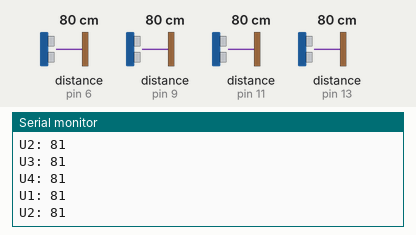
A sketch run on a simulated Arduino Uno, built with avr-gcc and run on an emulated ATmega328P. Shown: the last lines printed to the serial monitor. Wiring (inferred from the names in the program): 4 × ultrasonic range finder: trigger pin 7, echo pin 6 / trigger pin 8, echo pin 9 / trigger pin 10, echo pin 11 / trigger pin 12, echo pin 13. The test bench sets the inputs (shaded band); at power-on: distance to the obstacle (sensors on pin 6, pin 9, pin 11, pin 13) 80 cm. The echo pulse lasts 58.3 µs per cm.

Above: at 2.8 s.
2.9 s: distance to the obstacle (sensor on pin 6) set to 2 cm
At 3.5 s:
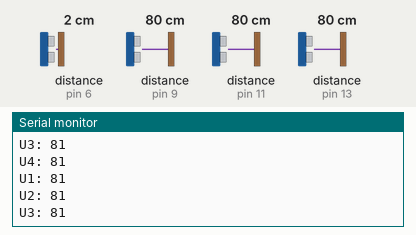
5.6 s: distance to the obstacle (sensor on pin 9) set to 2 cm
At 6.0 s:
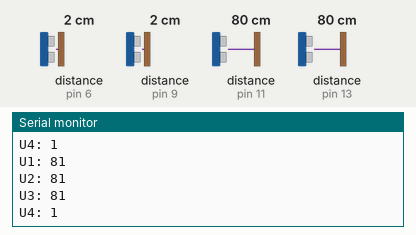
8.3 s: distance to the obstacle (sensor on pin 11) set to 2 cm
At 9.0 s:
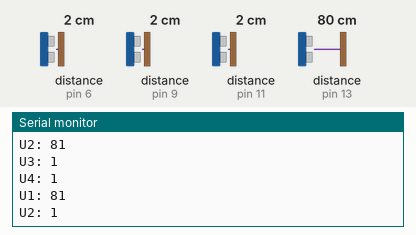
11.0 s: distance to the obstacle (sensor on pin 13) set to 2 cm
At 11.5 s:
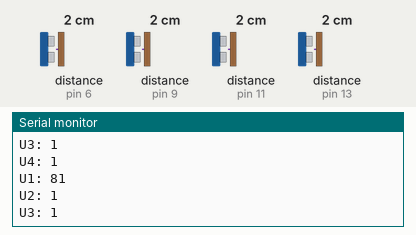
13.7 s: distance to the obstacle (sensor on pin 6) set to 4 cm
At 14.1 s:
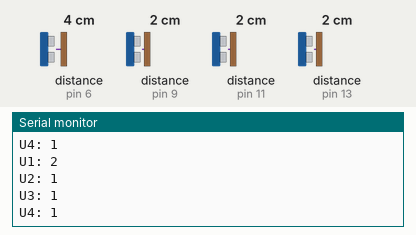
16.4 s: distance to the obstacle (sensor on pin 11) set to 250 cm
At 17.1 s:
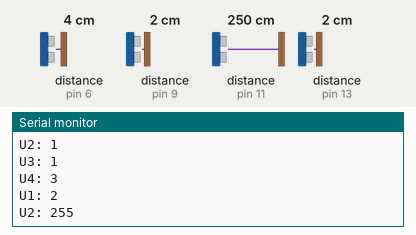
Timing chart, 0 to 19.4 s (numbered marks = the images above; inputs shaded):
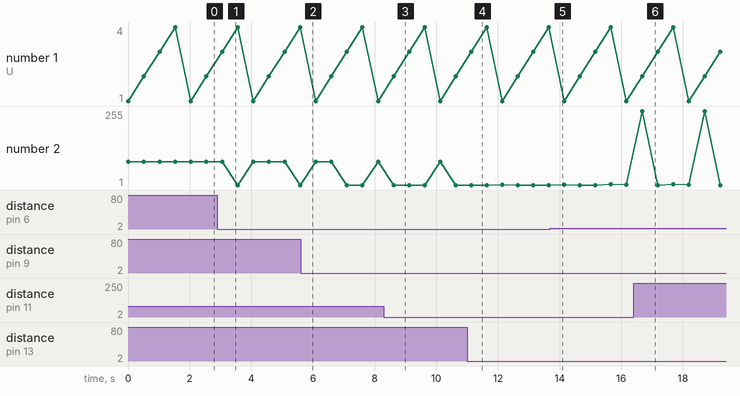

The sketch:

arduino.ino
```cpp
#include <SoftwareSerial.h>

const int echo1 = 13;
const int trig1 = 12;

const int echo2 = 11;
const int trig2 = 10;

const int echo3 = 9;
const int trig3 = 8;

const int echo4 = 6;
const int trig4 = 7;

SoftwareSerial Ultra(2, 3); // RX, TX


int duration = 0;
int distance = 0;

void setup() {
  Serial.begin(115200);
  Ultra.begin(115200);
  pinMode(trig1, OUTPUT);
  pinMode(echo1, INPUT);
  pinMode(trig2, OUTPUT);
  pinMode(echo2, INPUT);
  pinMode(trig3, OUTPUT);
  pinMode(echo3, INPUT);
  pinMode(trig4, OUTPUT);
  pinMode(echo4, INPUT);
}
void loop() {
  ultrasonic1();
  ultrasonic2();
  ultrasonic3();
  ultrasonic4();
}

void ultrasonic1() {
  digitalWrite(trig1, LOW);
  delayMicroseconds(1000);
  digitalWrite(trig1, HIGH);
  delayMicroseconds(1000);
  digitalWrite(trig1, LOW);

  duration = pulseIn(echo1, HIGH);
  distance = (duration/2) / 28.5;
  Serial.print("U1: ");
  Serial.println(distance);
  Ultra.println(distance); //Send Distance to Esp32
  delay(500);
}

void ultrasonic2() {
  digitalWrite(trig2, LOW);
  delayMicroseconds(1000);
  digitalWrite(trig2, HIGH);
  delayMicroseconds(1000);
  digitalWrite(trig2, LOW);

  duration = pulseIn(echo2, HIGH);
  distance = (duration/2) / 28.5;
  Serial.print("U2: ");
  Serial.println(distance);
  Ultra.println(distance); //Send Distance to Esp32
  delay(500);
}


void ultrasonic3() {
  digitalWrite(trig3, LOW);
  delayMicroseconds(1000);
  digitalWrite(trig3, HIGH);
  delayMicroseconds(1000);
  digitalWrite(trig3, LOW);

  duration = pulseIn(echo3, HIGH);
  distance = (duration/2) / 28.5;
  Serial.print("U3: ");
  Serial.println(distance);
  Ultra.println(distance); //Send Distance to Esp32
  delay(500);
}


void ultrasonic4() {
  digitalWrite(trig4, LOW);
  delayMicroseconds(1000);
  digitalWrite(trig4, HIGH);
  delayMicroseconds(1000);
  digitalWrite(trig4, LOW);

  duration = pulseIn(echo4, HIGH);
  distance = (duration/2) / 28.5;
  Serial.print("U4: ");
  Serial.println(distance);
  Ultra.println(distance); //Send Distance to Esp32
  delay(500);
}
```

Measured:
- after the input at 8.3 s, the serial monitor: prints a new line after 0.32 s (image 3)
- after the input at 16.4 s, the serial monitor: prints a new line after 0.29 s (image 6)
